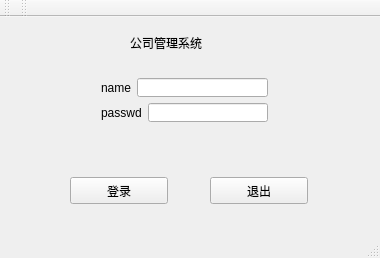
<?xml version="1.0" encoding="UTF-8"?>
<ui version="4.0">
 <class>MainWindow</class>
 <widget class="QMainWindow" name="MainWindow">
  <property name="geometry">
   <rect>
    <x>0</x>
    <y>0</y>
    <width>380</width>
    <height>258</height>
   </rect>
  </property>
  <property name="windowTitle">
   <string>MainWindow</string>
  </property>
  <widget class="QWidget" name="centralWidget">
   <widget class="QPushButton" name="logusr">
    <property name="geometry">
     <rect>
      <x>70</x>
      <y>160</y>
      <width>98</width>
      <height>27</height>
     </rect>
    </property>
    <property name="text">
     <string>登录</string>
    </property>
   </widget>
   <widget class="QPushButton" name="close">
    <property name="geometry">
     <rect>
      <x>210</x>
      <y>160</y>
      <width>98</width>
      <height>27</height>
     </rect>
    </property>
    <property name="text">
     <string>退出</string>
    </property>
   </widget>
   <widget class="QWidget" name="layoutWidget">
    <property name="geometry">
     <rect>
      <x>90</x>
      <y>50</y>
      <width>189</width>
      <height>66</height>
     </rect>
    </property>
    <layout class="QVBoxLayout" name="verticalLayout">
     <item>
      <layout class="QHBoxLayout" name="horizontalLayout">
       <item>
        <widget class="QLabel" name="label">
         <property name="text">
          <string>name</string>
         </property>
        </widget>
       </item>
       <item>
        <widget class="QLineEdit" name="mastername"/>
       </item>
      </layout>
     </item>
     <item>
      <layout class="QHBoxLayout" name="horizontalLayout_2">
       <item>
        <widget class="QLabel" name="label_2">
         <property name="text">
          <string>passwd</string>
         </property>
        </widget>
       </item>
       <item>
        <widget class="QLineEdit" name="masterpasswd"/>
       </item>
      </layout>
     </item>
    </layout>
   </widget>
   <widget class="QLabel" name="label_3">
    <property name="geometry">
     <rect>
      <x>130</x>
      <y>10</y>
      <width>101</width>
      <height>31</height>
     </rect>
    </property>
    <property name="text">
     <string>公司管理系统</string>
    </property>
   </widget>
  </widget>
  <widget class="QMenuBar" name="menuBar">
   <property name="geometry">
    <rect>
     <x>0</x>
     <y>0</y>
     <width>380</width>
     <height>26</height>
    </rect>
   </property>
  </widget>
  <widget class="QToolBar" name="mainToolBar">
   <attribute name="toolBarArea">
    <enum>TopToolBarArea</enum>
   </attribute>
   <attribute name="toolBarBreak">
    <bool>false</bool>
   </attribute>
  </widget>
  <widget class="QStatusBar" name="statusBar"/>
  <widget class="QToolBar" name="toolBar">
   <property name="windowTitle">
    <string>toolBar</string>
   </property>
   <attribute name="toolBarArea">
    <enum>TopToolBarArea</enum>
   </attribute>
   <attribute name="toolBarBreak">
    <bool>false</bool>
   </attribute>
  </widget>
 </widget>
 <layoutdefault spacing="6" margin="11"/>
 <resources/>
 <connections>
  <connection>
   <sender>close</sender>
   <signal>clicked()</signal>
   <receiver>MainWindow</receiver>
   <slot>close()</slot>
   <hints>
    <hint type="sourcelabel">
     <x>255</x>
     <y>222</y>
    </hint>
    <hint type="destinationlabel">
     <x>158</x>
     <y>265</y>
    </hint>
   </hints>
  </connection>
 </connections>
</ui>
